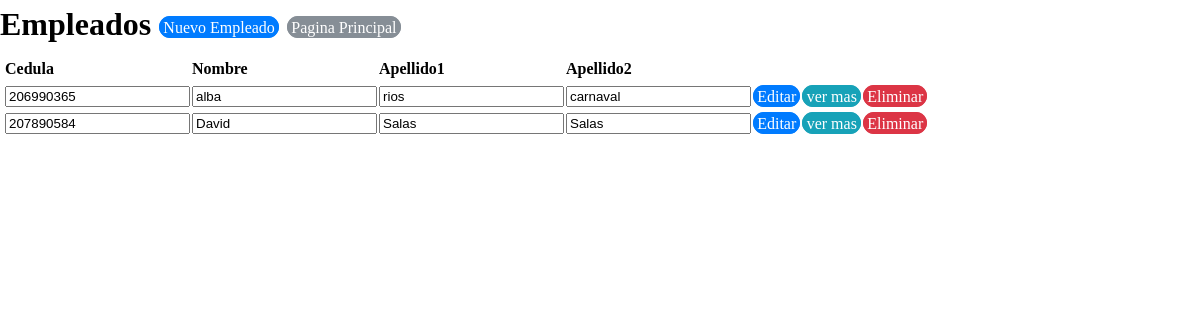
Screenshot of /view/registroempleado/RegistroEmpleado.php with the database file from the repository.
### tables this page shows
CREATE TABLE `tbempleados` (
  `empleadoid` int(11) NOT NULL,
  `personaid` varchar(20) NOT NULL,
  `tipoempleado` varchar(20) NOT NULL,
  `empleadocedula` varchar(20) NOT NULL,
  `empleadofechaingreso` date NOT NULL,
  `empleadocontrasenia` varchar(20) NOT NULL,
  `empleadoedad` varchar(20) NOT NULL,
  `empleadosexo` varchar(10) NOT NULL,
  `empleadoestadocivil` varchar(20) NOT NULL,
  `empleadobanco` varchar(50) NOT NULL,
  `empleadocuentabancaria` varchar(50) NOT NULL,
  `empleadolicenciaid` varchar(20) NOT NULL,
  `empleadoestado` varchar(20) NOT NULL
);

CREATE TABLE `tbpersonas` (
  `personaid` int(20) NOT NULL,
  `personanombre` varchar(20) NOT NULL,
  `personaapellido1` varchar(20) NOT NULL,
  `personaapellido2` varchar(20) NOT NULL,
  `personatelefono` int(11) NOT NULL,
  `personacorreo` varchar(50) NOT NULL,
  `zonaid` varchar(20) NOT NULL,
  `personaestado` tinyint(1) NOT NULL
);

### business/empleadobusiness/empleadoBusiness.php (called while the page is built, shortened)
<?php
class empleadoBusiness {
    private $DataEmpleado;
    public function empleadoBusiness() {
        require_once '../../data/dataempleado/DataEmpleado.php';
        $this->DataEmpleado = new DataEmpleado();
    }
    public function mostrarEmpleados() {
        return $this->DataEmpleado->mostrarEmpleados();
    }
}
?>

### data/dataempleado/DataEmpleado.php (called while the page is built, shortened)
<?php
class DataEmpleado {
    private $conexion;
    function DataEmpleado() {
        include_once '../../data/dbconexion/Conexion.php';
        $this->conexion = new Conexion();
    }
    public function mostrarEmpleados() {
        if ($this->conexion->crearConexion()->set_charset('utf8') == true) {
            $array = array();
            $mostrarempleados = $this->conexion->crearConexion()->query("SELECT *
                FROM tbempleados e
                INNER JOIN tbpersonas p ON e.personaid= p.personaid
                INNER JOIN tbzonas z ON z.zonaid= p.zonaid");
            while ($resultado = $mostrarempleados->fetch_assoc()) {
                array_push($array, $resultado);
            }
            $this->conexion->cerrarConexion();
            return $array;
        }
    }
}

### data/dbconexion/Conexion.php (called while the page is built, shortened)
<?php
class Conexion {
    private $server;
    private $user;
    private $password;
    private $dbname;
    function Conexion(){
        $this->server = "localhost";
        $this->user = "root";
        $this->password = "";
        $this->dbname = "bdexpressdjb";
    }
    function crearConexion(){
        $this->conexion  = mysqli_connect($this->server,$this->user,$this->password,$this->dbname);
        return $this->conexion;
    }
}

### view/registroempleado/RegistroEmpleado.php (the view, shortened to what this page needs)
<!DOCTYPE html>
<head>
    <link rel="stylesheet" href="../../css/estilo.css">
    <?php
    include '../../business/empleadobusiness/empleadoBusiness.php';
    ?>
</head>
<body>
    <?php
    $empleadoBusiness = new empleadoBusiness();
    $allBusiness = $empleadoBusiness->mostrarEmpleados();
    ?>
    <h1>
        Empleados
        <a href="?action=registrar" class="btn btn-primary" >Nuevo Empleado</a>
        <a href="../ventanaprincipalview/VentanaPrincipalView.php" class="btn btn-secondary">Pagina Principal</a>
    </h1>
    <form  action="RegistroEmpleado.php" method="Post">
        <table>
            <thead>
                <tr>
                    <th></th>
                    <th></th>
                    <th>Cedula</th>
                    <th>Nombre</th>
                    <th>Apellido1</th>
                    <th>Apellido2</th>
                </tr>
            </thead>
            <?php foreach ($allBusiness as $current): ?>
                <tr><td></td>
                    <td><input type="hidden" name="empleadoid" id="empleadoid" value="<?php echo $current['empleadoid']; ?>"/></td>
                    <td><input type="text" name="empleadocedula" class="empleadocedula" value="<?php echo $current['empleadocedula']; ?>"/> </td>
                    <td><input type="text" name="personanombre" class="personanombre" value="<?php echo $current['personanombre']; ?>"/> </td>
                    <td><input type="text" name="personaapellido1" class="personaapellido1" value="<?php echo $current['personaapellido1']; ?>"/> </td>
                    <td><input type="text" name="personaapellido2" class="personaapellido2" value="<?php echo $current['personaapellido2']; ?>"/> </td>
                    <td><a href="?action=editar&id=<?php echo $current['empleadoid']; ?> " class="btn btn-primary">Editar</a></td>
                    <td><a href="?action=ver&id=<?php echo $current['empleadoid']; ?> " class="btn btn-info">ver mas</a></td>
                    <td><a href="?action=eliminar&id=<?php echo $current['empleadoid']; ?> " class="btn btn-danger">Eliminar</a></td>
                </tr>
            <?php endforeach ?>
        </table>
    </form>
</body>
</html>

### css/estilo.css (style rules this page uses)
body { margin: 0; font-family: verdana; font-size: 1rem; font-weight: normal; line-height: 1.5; color: black; background-color: window; }
h1, h2, h3, h4, h5, h6 { margin-top: 0; margin-bottom: .5rem; }
a { color: blue; text-decoration: none; background-color: transparent; -webkit-text-decoration-skip: objects; }
table { border-collapse: collapse; }
th { text-align: left; }
.btn { font-weight: normal; text-align: center; white-space: nowrap; vertical-align: middle; border: 1px solid transparent; padding: 0.1rem 0.2rem; font-size: 1rem; line-height: 1.5; border-radius: 0.70rem; transition: all 0.15s ease-in-out; }
.btn-primary { color: #fff; background-color: #007bff; border-color: #007bff; }
.btn-secondary { color: #fff; background-color: #868e96; border-color: #868e96; }
.btn-info { color: #fff; background-color: #17a2b8; border-color: #17a2b8; }
.btn-danger { color: #fff; background-color: #dc3545; border-color: #dc3545; }

### rows the page displays
tbempleados: empleadocedula "206990365", personanombre "alba", personaapellido1 "rios", personaapellido2 "carnaval"
tbempleados: empleadocedula "207890584", personanombre "David", personaapellido1 "Salas", personaapellido2 "Salas"
